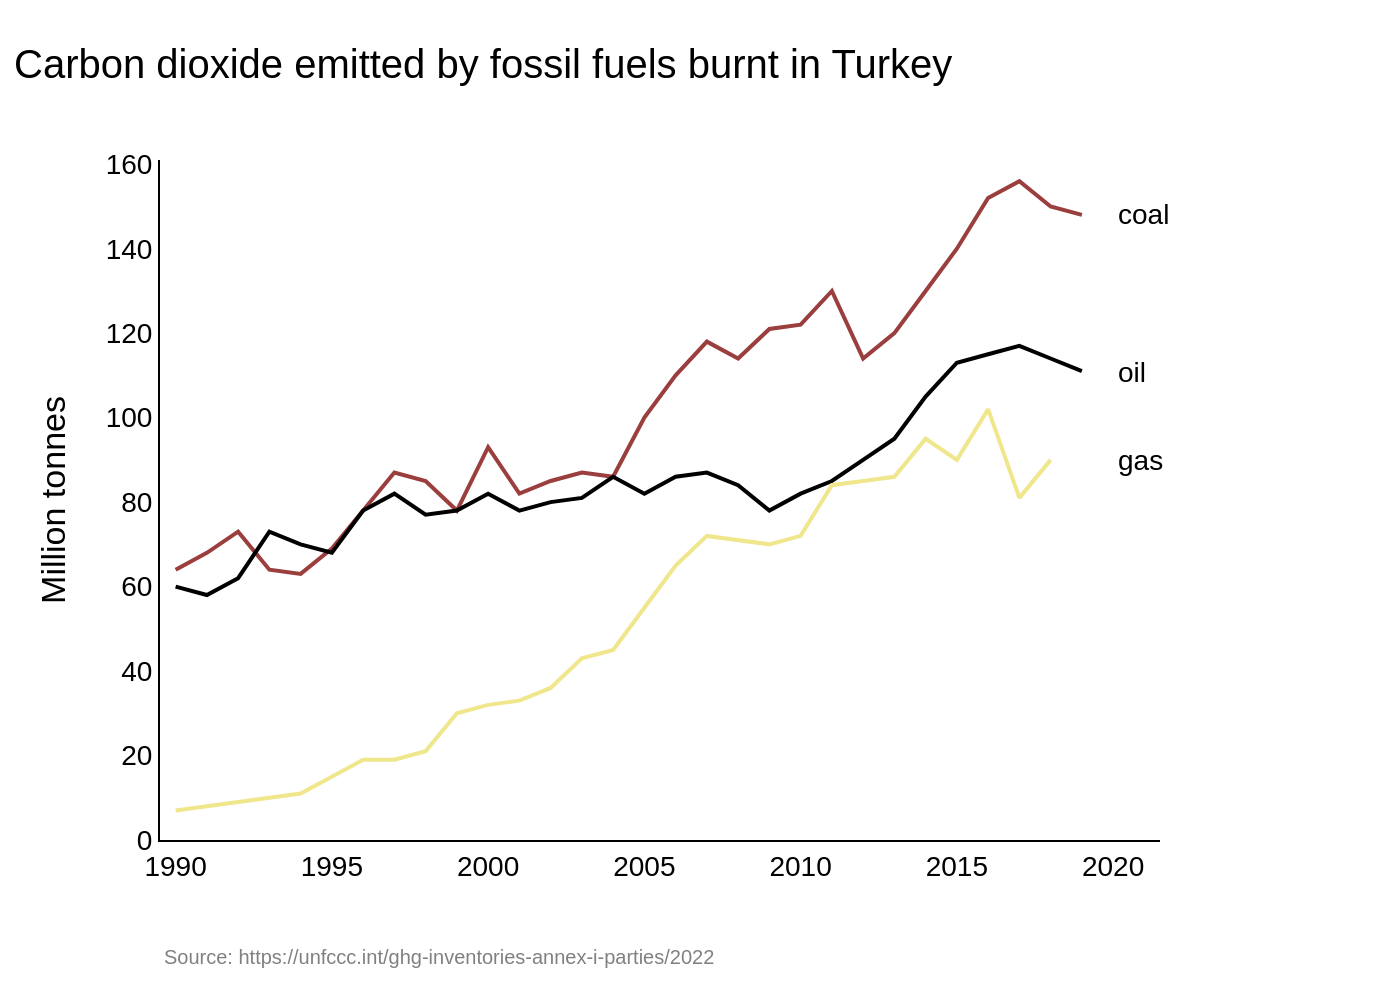

This figure's Python source:
import sys
import json
import plotly.graph_objects as go

# --- 1. Load Data from JSON ---
# The script requires the path to the JSON file as a command-line argument.
if len(sys.argv) != 2:
    print("Usage: python create_chart.py <path_to_json_file>")
    sys.exit(1)

json_path = sys.argv[1]

try:
    with open(json_path, 'r', encoding='utf-8') as f:
        chart_config = json.load(f)
except FileNotFoundError:
    print(f"Error: JSON file not found at {json_path}")
    sys.exit(1)
except json.JSONDecodeError:
    print(f"Error: Could not decode JSON from {json_path}")
    sys.exit(1)

chart_data = chart_config['chart_data']
texts = chart_config['texts']
colors = chart_config['colors']

# --- 2. Create the Chart ---
fig = go.Figure()

# Add traces for each data series
for i, series in enumerate(chart_data):
    fig.add_trace(go.Scatter(
        x=series['x'],
        y=series['y'],
        mode='lines',
        name='',  # Legend is disabled, direct labels are used
        line=dict(color=colors[i], width=2),
        hoverinfo='none'
    ))

# --- 3. Configure Layout and Styling ---
annotations = []
# Create annotations for line labels
for series in chart_data:
    annotations.append(
        dict(
            x=series['label_x'],
            y=series['label_y'],
            text=series['name'],
            showarrow=False,
            xanchor='left',
            yanchor='middle',
            font=dict(family="Arial", size=14, color="black")
        )
    )

# Create annotation for the source text
if texts.get('source'):
    annotations.append(
        dict(
            xref="paper",
            yref="paper",
            x=0,
            y=-0.15,
            text=texts['source'],
            showarrow=False,
            xanchor="left",
            yanchor="top",
            align="left",
            font=dict(family="Arial", size=10, color="grey")
        )
    )

fig.update_layout(
    title=dict(
        text=texts['title'],
        x=0.01,
        y=0.95,
        xanchor='left',
        yanchor='top',
        font=dict(family="Arial", size=20, color='black')
    ),
    yaxis=dict(
        title=texts['y_axis_title'],
        range=[0, 161],
        tickmode='array',
        tickvals=[0, 20, 40, 60, 80, 100, 120, 140, 160],
        showgrid=False,
        showline=True,
        linewidth=1,
        linecolor='black',
        zeroline=False
    ),
    xaxis=dict(
        title=texts.get('x_axis_title'),
        range=[1989.5, 2021.5],
        tickmode='array',
        tickvals=[1990, 1995, 2000, 2005, 2010, 2015, 2020],
        showgrid=False,
        showline=True,
        linewidth=1,
        linecolor='black'
    ),
    plot_bgcolor='white',
    paper_bgcolor='white',
    font=dict(family="Arial", size=14, color="black"),
    showlegend=False,
    margin=dict(l=80, r=120, t=80, b=80),
    annotations=annotations
)


# --- 4. Output the Image ---
# Derive the output filename from the input JSON filename
if '.' in json_path:
    base_name = json_path.rsplit('.', 1)[0]
else:
    base_name = json_path

output_filename = f"{base_name}.png"

fig.write_image(output_filename, scale=2)

print(f"Chart saved to {output_filename}")
